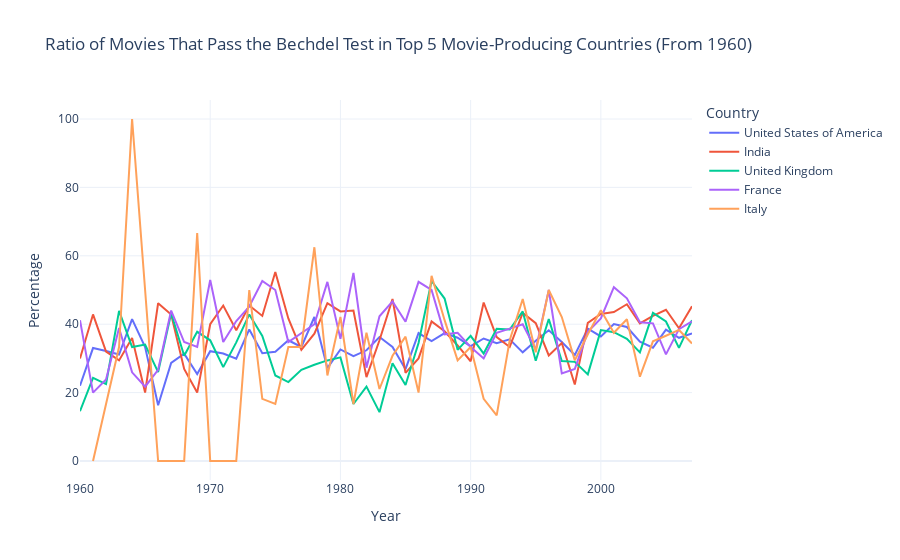

Notebook code cell kept with this figure:
### Code cell
fig = go.Figure()
for i, country in enumerate(top_5_countries['Country dictionnaire']):
    country_data = grouped_svm[grouped_svm['Country dictionnaire'] == country]
    fig.add_trace(go.Scatter(
        x=country_data['Year'],
        y=country_data['feminist_percentage'],
        mode='lines',
        name=top_countries_name[i],  # Utilise le label du pays
        hovertemplate=f"<b>{top_countries_name[i]}</b><br>Year: {{x}}<br>Percentage: {{y:.2f}}%"  # Format interactif
    ))

fig.update_layout(
    title="Ratio of Movies That Pass the Bechdel Test in Top 5 Movie-Producing Countries (From 1960)",
    xaxis_title="Year",
    yaxis_title="Percentage",
    legend_title="Country",
    template="plotly_white",
    hovermode="x unified" 
)

html_file = "bechdel_test_ratio_per_country_SVM.html"
fig.write_html(html_file)

fig.show()
